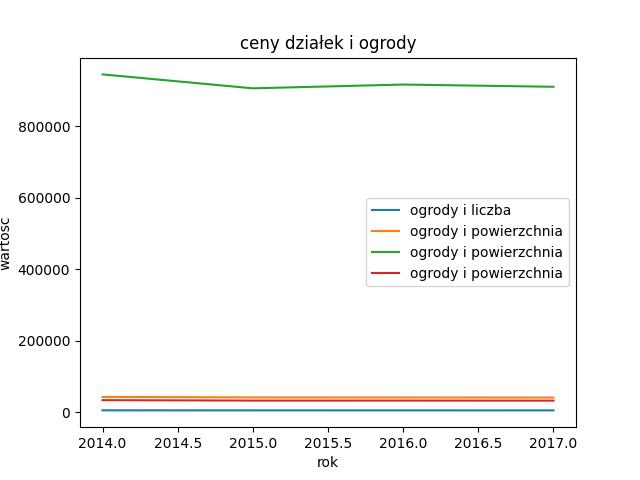

Recreate this plot in Python.
import matplotlib.pyplot as plt
import pandas  as pd
import  numpy as np
df=pd.read_excel("rod.xlsx",header=None).T
print(df)
ogrody_liczbowe=df[(df[0]=="ogrody") & (df[1]=="liczba")].groupby([2])[3].sum()
ogrody_powierzchnia=df[(df[0]=="ogrody") & (df[1]=="powierzchnia")].groupby([2])[3].sum()
działki_liczbowe=df[(df[0]=="działki") & (df[1]=="liczba")].groupby([2])[3].sum()
działki_powierzchnia=df[(df[0]=="działki") & (df[1]=="powierzchnia")].groupby([2])[3].sum()
plt.plot(ogrody_liczbowe,label="ogrody i liczba")
plt.plot(ogrody_powierzchnia,label="ogrody i powierzchnia")
plt.plot(działki_liczbowe,label="ogrody i powierzchnia")
plt.plot(działki_powierzchnia,label="ogrody i powierzchnia")
plt.title("ceny działek i ogrody")
plt.ylabel("wartość")
plt.xlabel("rok")
plt.legend()
plt.savefig("zad3.jpg")
plt.show()